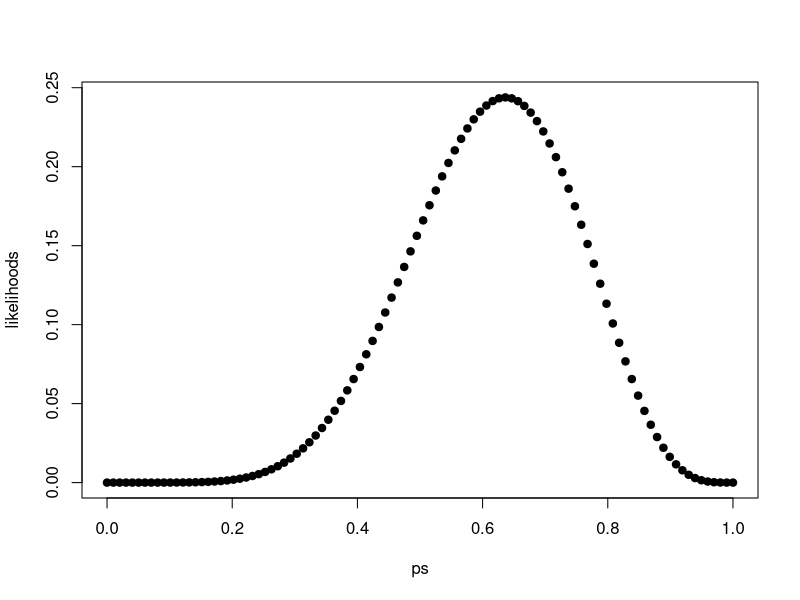
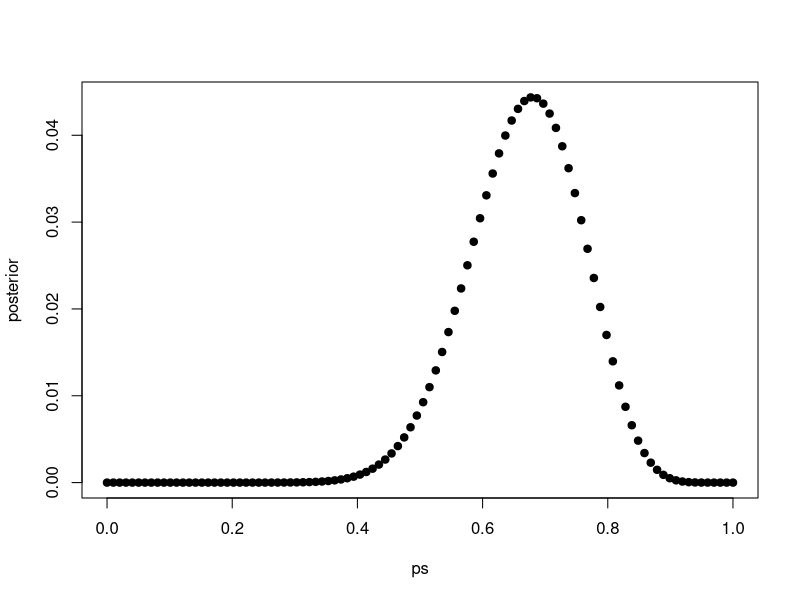
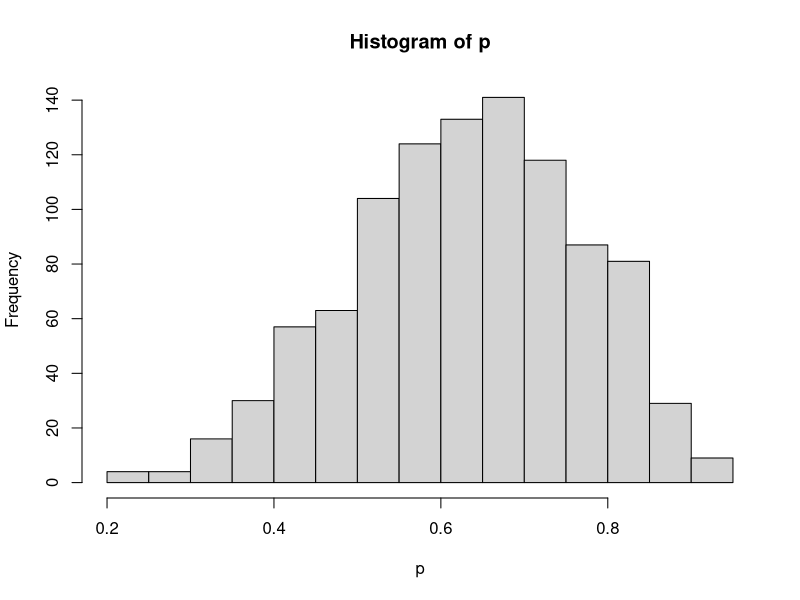

Reproduce these figures in R, in order.
# A tiny tutorial to exploring Bayesian statistics


# What proportion p of a planet's surface is water?
# Toss a globe 12 times, what do you find?
water <- 7
land <- 4
total_toss <- water + land


# dbinom will give us the probability
# of seeing W waters for any hypothesized p
dbinom(water, size = total_toss, prob = 0.63)

# Let's say we have no idea how much water on earth there is, so we'd like to
# simulate a range of possibilities ranging from p = 0 (all land) to p = 1 (all water)

p_grid <- data.frame(ps = seq(from = 0, to = 1,
                              length.out = 100))
p_grid$likelihoods <- dbinom(water, size = total_toss,
                             prob = p_grid$ps)
head(p_grid)

plot(likelihoods ~ ps, data = p_grid, pch = 19)

# lets update the data
# Let's call sampling A our "preliminary data"
# aka our prior

p_grid$prior <- p_grid$likelihoods

# Now we toss the globe 14 more times
water2 <- 10
land2 <- 4
total_toss2 <- water2 + land2


p_grid$new_likelihoods <-
  dbinom(water2, size = total_toss2, prob = p_grid$ps)

p_grid$unstandardized_posterior <- p_grid$prior * p_grid$new_likelihoods
p_grid$posterior <- (p_grid$prior * p_grid$new_likelihoods)/
                    sum(p_grid$unstandardized_posterior)

plot(posterior ~ ps, data = p_grid, pch = 19)


# A small Monte Carlo simulation from McElreath

n_samples <- 1000
p <- rep( NA , n_samples )
p[1] <- 0.5 # start assuming the proportion of water = 0.5
W <- 6 # Observed data: in 9 tosses we got 6 waters
L <- 3 # Observed data: in 9 tosses we got 3 lands

# run a MCMC

for ( i in 2:n_samples ) {
  p_new <- rnorm( 1 , mean = p[i-1] , sd = 0.1 )
  if ( p_new < 0 ) p_new <- abs( p_new )
  if ( p_new > 1 ) p_new <- 2 - p_new
  q0 <- dbinom( W , W+L , p[i-1] )
  q1 <- dbinom( W , W+L , p_new )
  p[i] <- ifelse( runif(1) < q1/q0 , p_new , p[i-1] )
}

hist(p)

# let's break up this loop and see what it says
# The first iteration of the loop is i = 2

# pick a new P from a random distribution, centered on 0.5, with sd = 0.1
# Notice that the indicies are referring to step 2, or step 2-1 e.g. p[i-1]
p_new <- rnorm( 1 , p[1] , 0.1 )
if ( p_new < 0 ) p_new <- abs( p_new ) # quick check to make sure p ends up > 0
if ( p_new > 1 ) p_new <- 2 - p_new # quick check to make sure p ends up < 1

# Calculate the likelihood of data given previous p
q0 <- dbinom( W , W+L , p[1] )

# Calculate the likelihood of data given current p
q1 <- dbinom( W , W+L , p_new )

# inspect your q0 and q1. Is the old p or p_new a better fit for the data?
q0
q1

# This is the Markov Chain business:
# We create some probability of either keeping p_old or changing to p_new
p[2] <- ifelse( runif(1) < q1/q0 , p_new , p[i-1] )

# Break this up: If q1 has a higher likelihood, q1/q0 will be > 1.
# Runif will return a number between 0 and 1. If q1 is better,
# that ratio will be greater than runif(1), and so we should keep p_new,
# otherwise, keep p_old.
#



